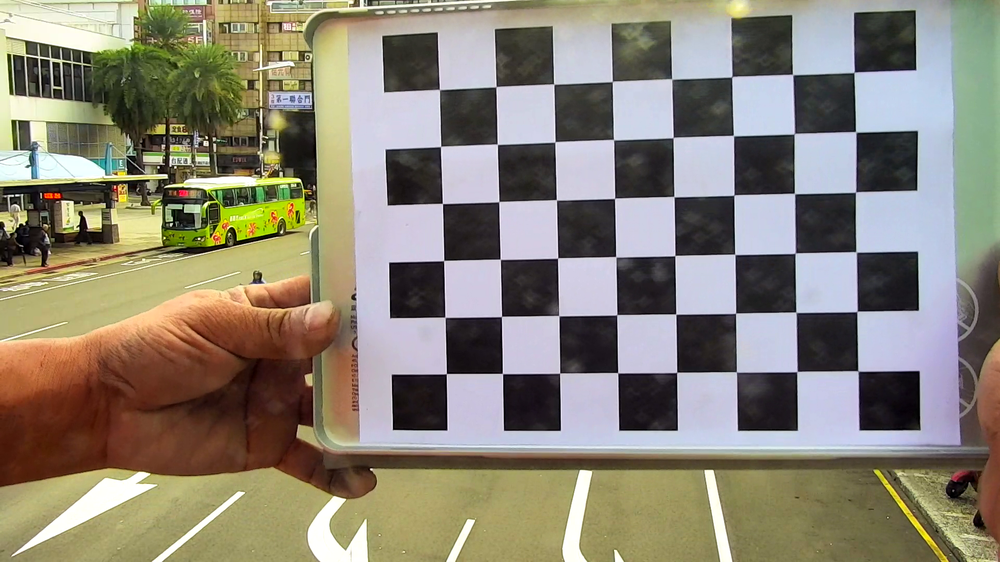
#> input picture A005_20191022/vlcsnap-2019-10-22-13h44m40s444.png, 1000 x 562 px, shrunk from 1920 x 1080 before the run; its folder holds only this picture in this run
$ python calibration_fisheye.py
#> lines starting #> are read from the running program, lines starting #| are printed output that depends on the picture; after the words box and inside, x2 and y2 are one past the last pixel; in counts of white or black regions, pixels touching at a corner belong together
import numpy as np
import cv2
import glob
import codecs, json

calibration_flags = cv2.fisheye.CALIB_RECOMPUTE_EXTRINSIC+cv2.fisheye.CALIB_CHECK_COND+cv2.fisheye.CALIB_FIX_SKEW

# termination criteria
criteria = (cv2.TERM_CRITERIA_EPS + cv2.TERM_CRITERIA_MAX_ITER, 30, 0.1)

# prepare object points, like (0,0,0), (1,0,0), (2,0,0) ....,(6,5,0)
objp = np.zeros((1, 6*8, 3), np.float32)
objp[0,:,:2] = np.mgrid[0:8,0:6].T.reshape(-1,2)

# Arrays to store object points and image points from all the images.
objpoints = [] # 3d point in real world space
imgpoints = [] # 2d points in image plane.

# images = glob.glob('chessboard_*')
images = glob.glob('vlc*.png')

for fname in images:
    img = cv2.imread(fname)
#> img is the input picture: shape (562, 1000, 3); mean B, G, R 117.4, 132, 138.4
    gray = cv2.cvtColor(img, cv2.COLOR_BGR2GRAY)
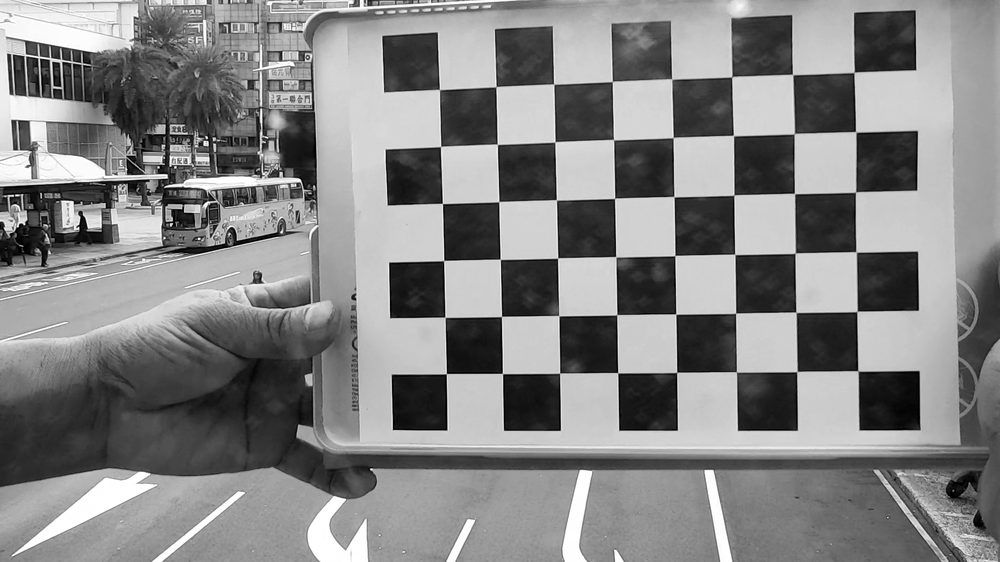
#> gray: shape (562, 1000); min 0, max 255, mean 132.2

    # Find the chess board corners
    ret, corners = cv2.findChessboardCorners(gray, (8,6), None)
#> ret = True; corners = 48 rows, first 8: [439.3, 89.51], [496.2, 86.71], [553.9, 84.1], [612.3, 81.64], [671.7, 79.08], [731.6, 76.71], [792.7, 74.6], [853.9, 72.34]

    # If found, add object points, image points (after refining them)
    if ret == True:
        objpoints.append(objp)

        corners2 = cv2.cornerSubPix(gray,corners,(11,11),(-1,-1),criteria)
#> corners2 = 48 rows, first 8: [439.4, 89.51], [496, 86.66], [553.6, 84.06], [612.3, 81.49], [671.7, 79.08], [731.7, 76.71], [792.6, 74.51], [854.1, 72.32]
        imgpoints.append(corners2)

        # Draw and display the corners
        img = cv2.drawChessboardCorners(img, (8,6), corners2, ret)
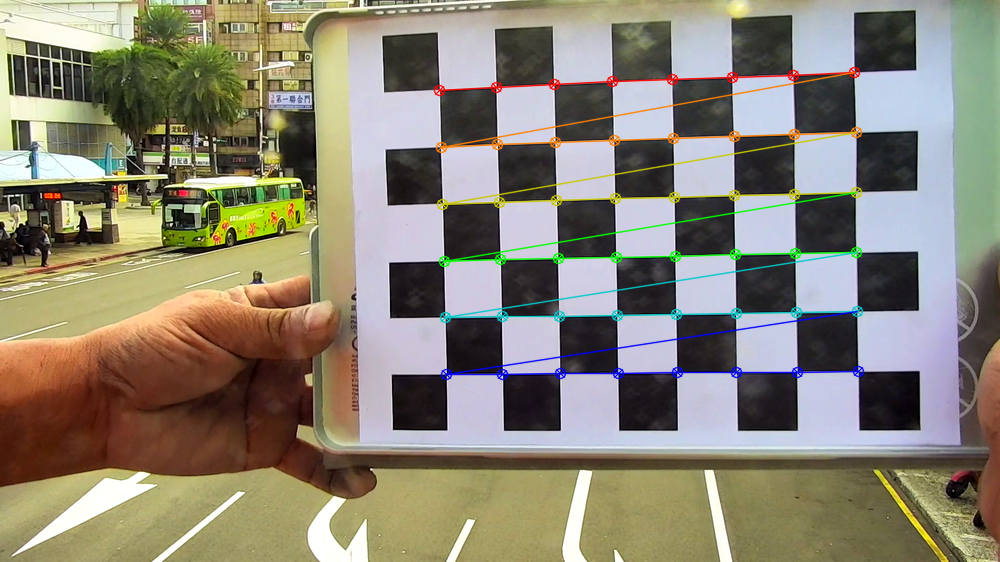
#> img: shape (562, 1000, 3); 3.11% of pixels changed, all inside (x1, y1, x2, y2) = (433, 66, 865, 381)
        cv2.imshow('img',img)
        cv2.waitKey(500)

cv2.destroyAllWindows()

N_OK = len(objpoints)
K = np.zeros((3, 3))
D = np.zeros((4, 1))
rvecs = [np.zeros((1, 1, 3), dtype=np.float64) for i in range(N_OK)]
tvecs = [np.zeros((1, 1, 3), dtype=np.float64) for i in range(N_OK)]

# get calibration parameters
ret, _, _, _, _ = cv2.fisheye.calibrate(objpoints, imgpoints, gray.shape[::-1], K, D, rvecs, tvecs, calibration_flags, (cv2.TERM_CRITERIA_EPS+cv2.TERM_CRITERIA_MAX_ITER, 30, 1e-6))
#> ret = 0.261

# save calibration parameters

params = {
    "K": K.tolist(),
    "D": D.tolist()
}

file_path = "params.json"
with open(file_path, 'w') as f:
    json.dump(params, f, indent=2)

print("Successfully output to the file: params.json !")


# [8 lines of commented-out code are left out]

$ run again, on A005_20191022/vlcsnap-2019-10-22-13h45m21s758.png
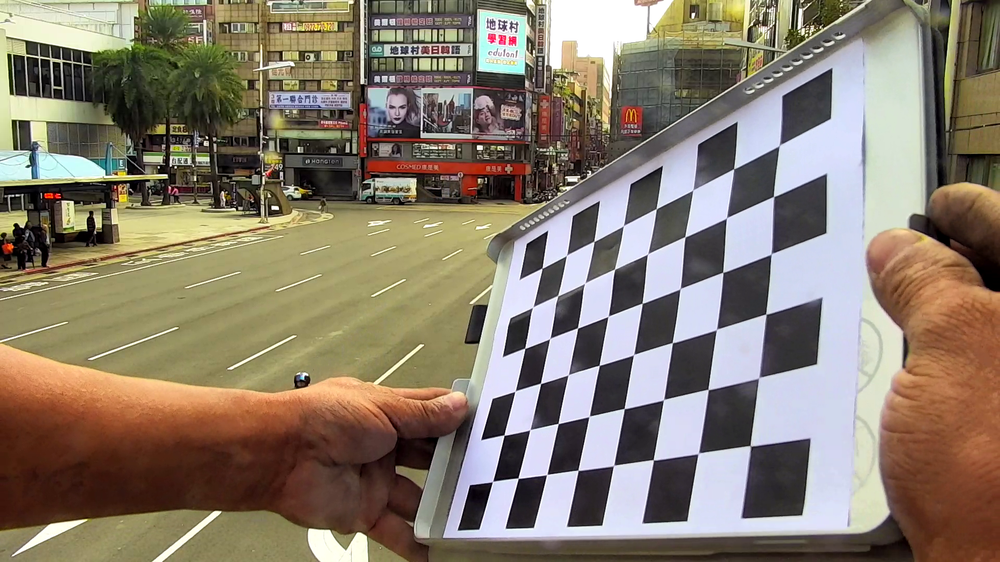
#> input picture A005_20191022/vlcsnap-2019-10-22-13h45m21s758.png, 1000 x 562 px, shrunk from 1920 x 1080 before the run
#> img is the input picture: shape (562, 1000, 3); mean B, G, R 109.2, 124.6, 136.2
#> `gray = cv2.cvtColor(img, cv2.COLOR_BGR2GRAY)`:
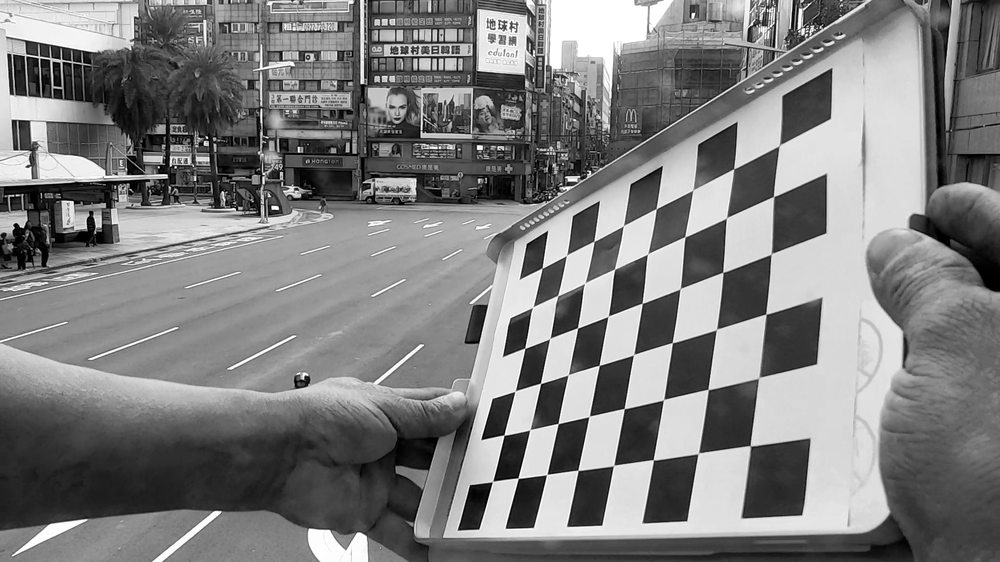
#> gray: shape (562, 1000); min 0, max 255, mean 126.3
#> `ret, corners = cv2.findChessboardCorners(gray, (8,6), None)`: ret = True; corners = 48 rows, first 8: [541.9, 268], [566.4, 255.5], [593.8, 241.3], [623.4, 225.6], [656.3, 208.8], [692.6, 190.3], [733.6, 168.6], [778.9, 146]
#> corners2 = 48 rows, first 8: [542.2, 268.2], [566.6, 255.2], [593.9, 241.4], [623.4, 225.7], [656.2, 208.7], [692.9, 190], [733.6, 168.8], [779.4, 145.4]
#> `img = cv2.drawChessboardCorners(img, (8,6), corners2, ret)`:
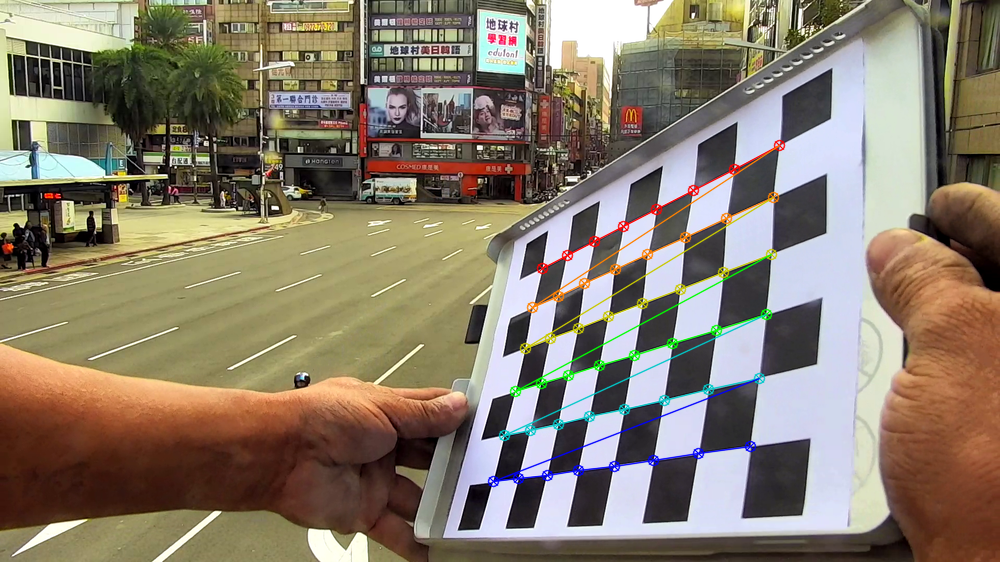
#> img: shape (562, 1000, 3); 2.16% of pixels changed, all inside (x1, y1, x2, y2) = (487, 139, 786, 488)
#> `ret, _, _, _, _ = cv2.fisheye.calibrate(objpoints, imgpoints, gray.sha..`: ret = 0.732

$ run again, on A005_20191022/vlcsnap-2019-10-22-13h45m31s328.png
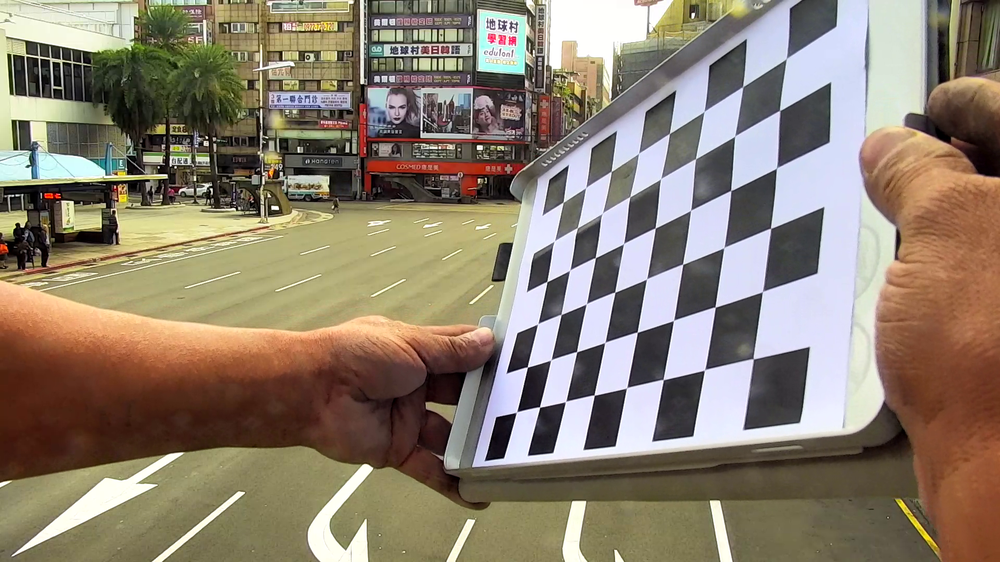
#> input picture A005_20191022/vlcsnap-2019-10-22-13h45m31s328.png, 1000 x 562 px, shrunk from 1920 x 1080 before the run
#> img is the input picture: shape (562, 1000, 3); mean B, G, R 111.5, 127.9, 140.3
#> `gray = cv2.cvtColor(img, cv2.COLOR_BGR2GRAY)`:
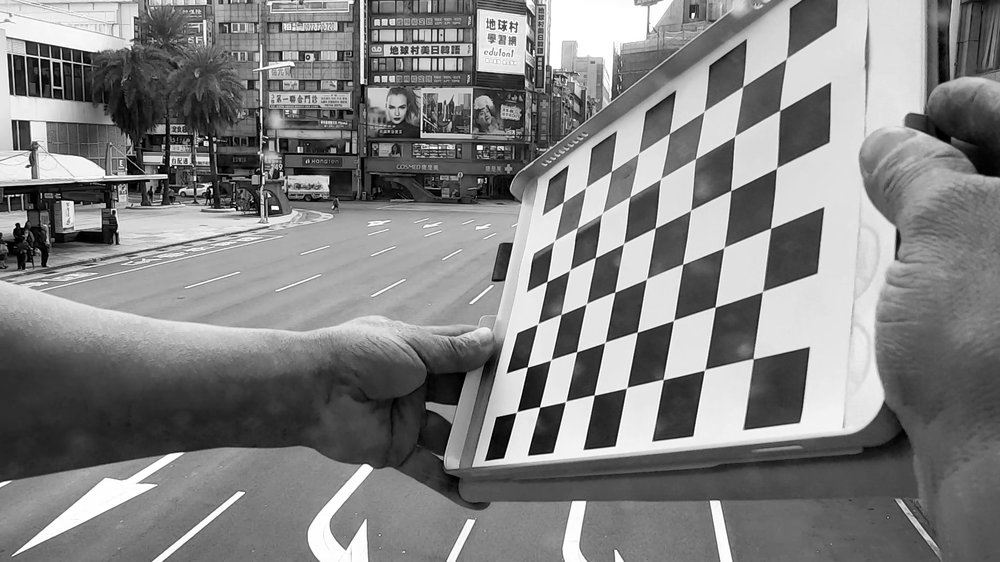
#> gray: shape (562, 1000); min 0, max 255, mean 129.7
#> `ret, corners = cv2.findChessboardCorners(gray, (8,6), None)`: ret = True; corners = 48 rows, first 8: [562.8, 202.2], [585.5, 188], [611.2, 171.2], [638.8, 153.1], [669.4, 133.5], [704, 111.5], [742.6, 86.71], [786.2, 58.97]
#> corners2 = 48 rows, first 8: [563.1, 202.3], [585.7, 187.5], [611.3, 171.4], [638.6, 153.3], [669.4, 133.5], [704.2, 111.4], [742.7, 86.65], [786.4, 58.53]
#> `img = cv2.drawChessboardCorners(img, (8,6), corners2, ret)`:
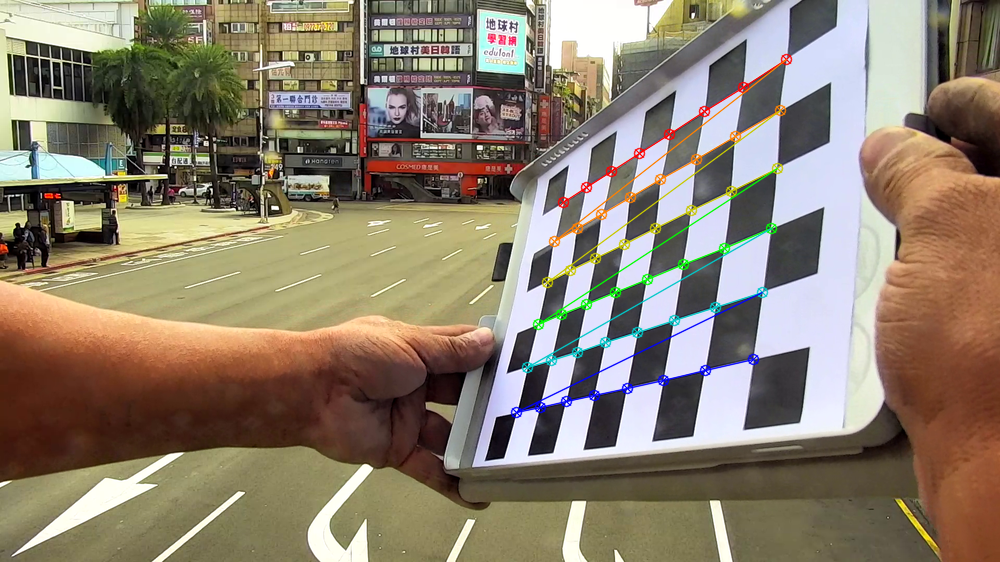
#> img: shape (562, 1000, 3); 2.05% of pixels changed, all inside (x1, y1, x2, y2) = (510, 53, 793, 419)
#> `ret, _, _, _, _ = cv2.fisheye.calibrate(objpoints, imgpoints, gray.sha..`: ret = 0.766

$ run again, on A005_20191022/vlcsnap-2019-10-22-13h44m47s476.png
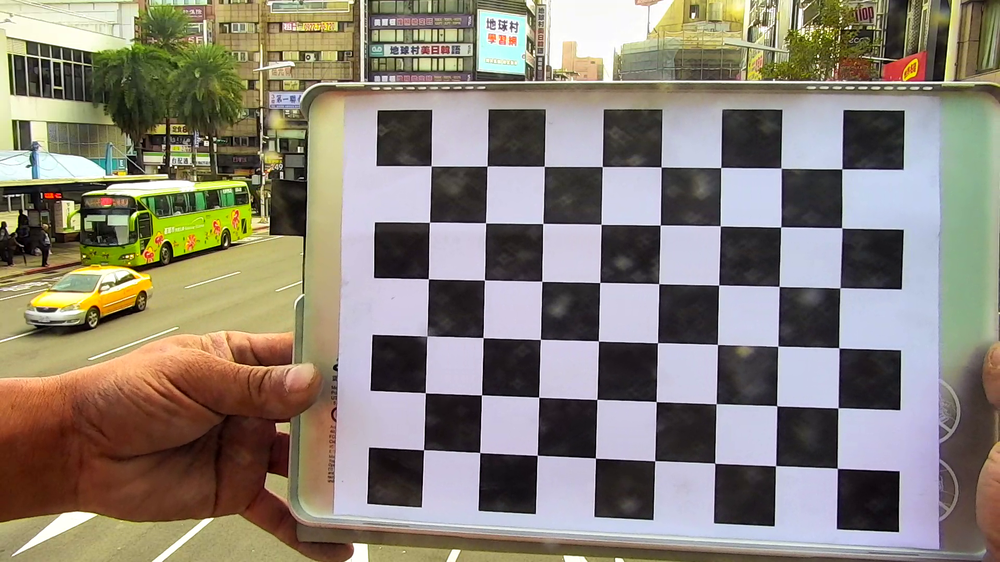
#> input picture A005_20191022/vlcsnap-2019-10-22-13h44m47s476.png, 1000 x 562 px, shrunk from 1920 x 1080 before the run
#> img is the input picture: shape (562, 1000, 3); mean B, G, R 118.7, 130.4, 138.1
#> `gray = cv2.cvtColor(img, cv2.COLOR_BGR2GRAY)`:
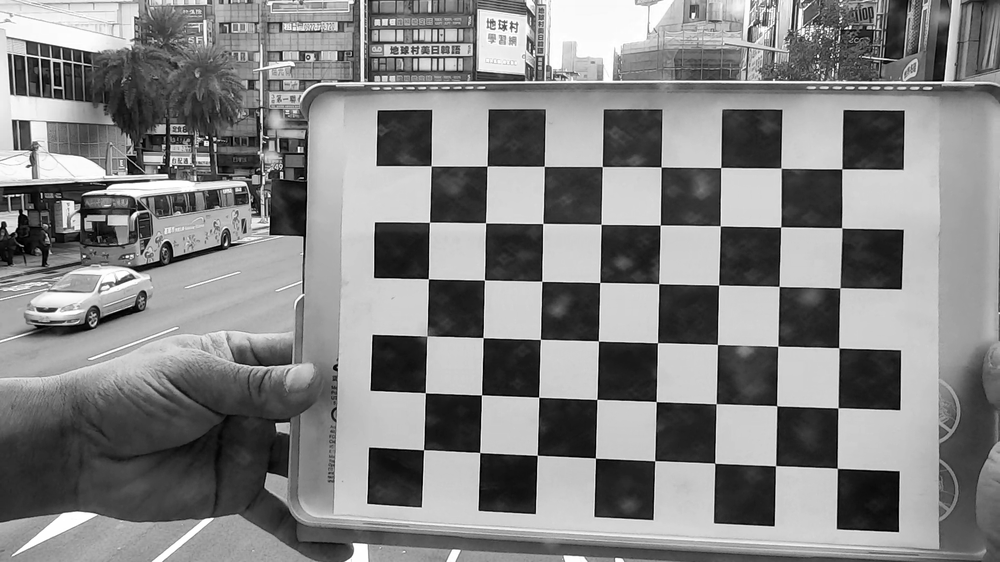
#> gray: shape (562, 1000); min 0, max 255, mean 131.4
#> `ret, corners = cv2.findChessboardCorners(gray, (8,6), None)`: ret = True; corners = 48 rows, first 8: [431.1, 165.8], [487.1, 166.1], [544.2, 166.3], [602.3, 166.6], [661, 167.1], [720.8, 167.5], [781, 168.1], [841.8, 168.9]
#> corners2 = 48 rows, first 8: [431.2, 165.8], [487.1, 166], [544.3, 166.3], [602.3, 166.5], [661.1, 166.9], [720.7, 167.5], [781, 168.1], [841.8, 168.9]
#> `img = cv2.drawChessboardCorners(img, (8,6), corners2, ret)`:
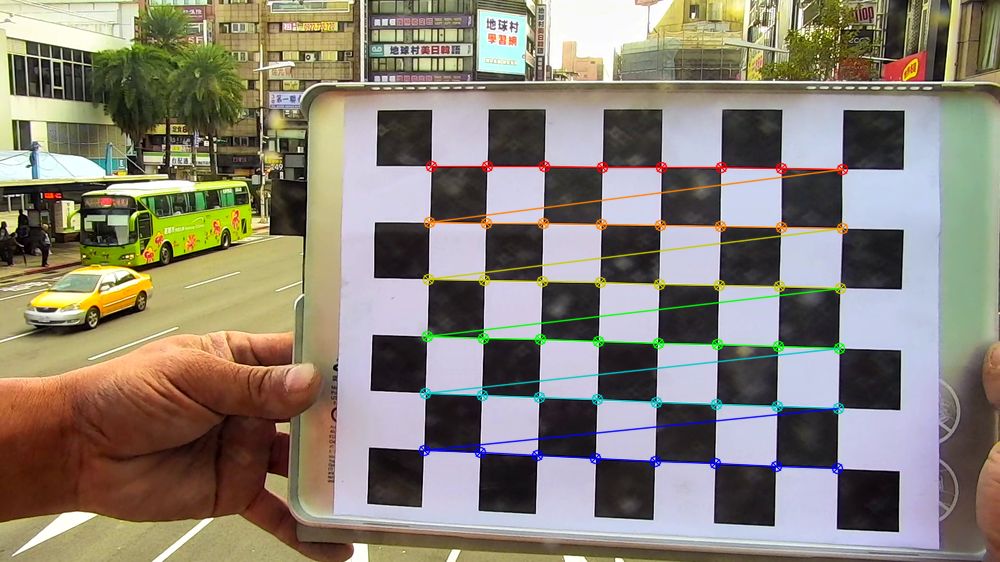
#> img: shape (562, 1000, 3); 3.11% of pixels changed, all inside (x1, y1, x2, y2) = (418, 160, 849, 475)
#> `ret, _, _, _, _ = cv2.fisheye.calibrate(objpoints, imgpoints, gray.sha..`: ret = 1.61
